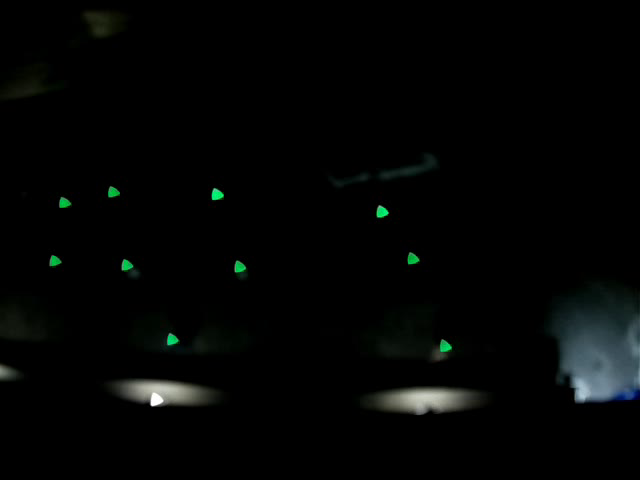
#> input picture media/test.png, 640 x 480 px
$ python -i detection.py   (imports and definitions only)
#> lines starting #> are read from the running program, lines starting #| are printed output that depends on the picture; after the words box and inside, x2 and y2 are one past the last pixel; in counts of white or black regions, pixels touching at a corner belong together
#> further down, picture is the input picture: shape (480, 640, 3); mean B, G, R 4.3, 4.9, 3.5
import cv2
import datetime
import imutils
import logging
import numpy as np
import sys

from typing import Any, List, Tuple, Optional, Union

# initialise logging to file
import logger

# defaults to bright green
MIN_DETECT_HSV = np.array([ 50, 100, 140], np.uint8)
MAX_DETECT_HSV = np.array([ 85, 255, 255], np.uint8)
MIN_DETECT_CONTOUR = 100
MAX_DETECT_CONTOUR = 400


def log_detected(boxes: List[Tuple[int, int, int, int]]) -> None:
    """
    Write detected boxes to logfile

    Side-effects
    ------
    Write to logfile
    """
    for i, box in enumerate(boxes):
        logging.info(f'{i+1}, {box}')

    logging.info(f"Found {len(boxes)} blobs in frame.")


# [109 lines left out: functions draw_bbox, draw_annotations, detect_blobs, not called in this run]


def detect_colour(
        frame: np.ndarray,
        min_hsv: np.ndarray = MIN_DETECT_HSV,
        max_hsv: np.ndarray = MAX_DETECT_HSV,
        min_contour: int    = MIN_DETECT_CONTOUR,
        max_contour: int    = MAX_DETECT_CONTOUR,
        dump: bool          = False
    ) -> List[Tuple[int, int, int, int]]:
    """
    Gets the initial regions of interest (ROIs) to be tracked, which are green
    LEDs in a dark image. Uses a conversion to hue-saturation-luminosity to pick
    out the green objects in the image, and a dilation filter to emphasise the
    point-sized ROIs into bigger objects.

    Params
    ------
    frame
        a single frame of a cv2.VideoCapture() or picamera stream
    min_contour, max_contour
        minimum and maximum perimeter a rectangle requires to be detected
    min_hsv, max_hsv
        numpy arrays of shape (3,) where the elements represent HSV values to
        be used as colour range for the objects to be detected

    Returns
    ------
        a list of tuples, with the coordinates of the bounding boxes of the
        detected objects

    Side-effects
    ------
        centre of mass coordinates are logged for the detected boxes
    """
#> called with min_hsv = array of shape (3,), max_hsv = array of shape (3,), min_contour = 100, max_contour = 400, dump = False
    # Convert the frame in RGB color space to HSV
    hsv_frame = cv2.cvtColor(frame, cv2.COLOR_BGR2HSV)
#> hsv_frame: shape (480, 640, 3); mean H, S, V 9.2, 22.9, 5.2

    # create image mask by selecting the range of green hues from the HSV image
    green_mask = cv2.inRange(hsv_frame, min_hsv, max_hsv)
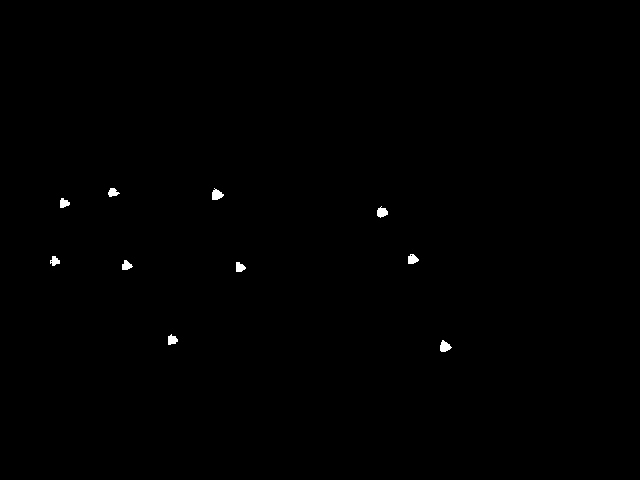
#> green_mask: shape (480, 640); 0.26% white; 10 white regions, largest, box (x1, y1, x2, y2) and area: (212, 188, 224, 200) 95, (440, 340, 452, 352) 94, (377, 206, 388, 218) 88

    if dump:
        cv2.imwrite('hsv_frame.jpg', hsv_frame)
        cv2.imwrite('green_mask.jpg', green_mask)

    # we look for punctiform green objects, so perform image dilation on mask
    # to emphasise these points
    kernel = np.ones((5, 5), "uint8")
    green_mask = cv2.dilate(green_mask, kernel)
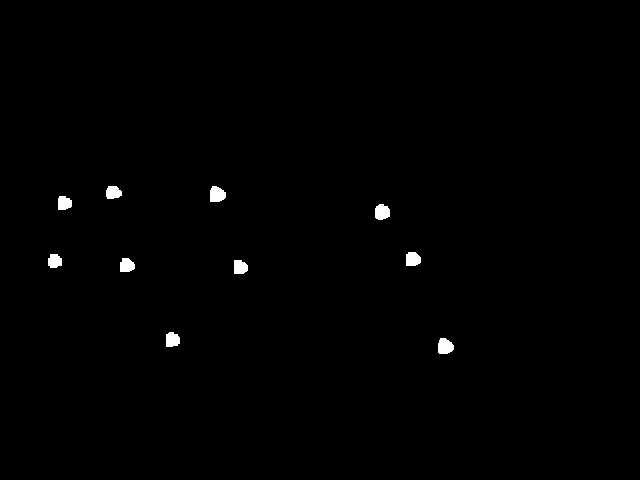
#> green_mask: shape (480, 640); 0.59% white; 10 white regions
    if dump:
        cv2.imwrite('green_mask_dilated.jpg', green_mask)

    res = cv2.bitwise_and(frame, frame, mask = green_mask)
    if dump:
        cv2.imwrite('img_masked.jpg', res)
    res = cv2.cvtColor(res, cv2.COLOR_BGR2GRAY)
#> res: shape (480, 640)

    # Find the contours of all green objects
    contours, hierarchy = cv2.findContours(res,
        cv2.RETR_TREE,
        cv2.CHAIN_APPROX_SIMPLE)
#> contours = 10 contours; largest, box (x1, y1, x2, y2) and area: (438, 338, 454, 354) 182, (375, 204, 390, 220) 166, (210, 186, 224, 202) 160, (406, 252, 421, 266) 155, (120, 258, 135, 272) 150

    bboxes = []
    # go through detected contours and reject if not the wrong size or shape
    for i, contour in enumerate(contours):
        box = cv2.contourArea(contour)
        if(box >= min_contour and box <= max_contour):
            x, y, w, h = cv2.boundingRect(contour)

            if (w / h >= 0.8 or w / h <= 1.2):
                bboxes.append((x, y, w, h))
#> this loop made 10 passes
#> (box, x, y, w, h) on passes 1 to 10: (181.5, 438, 338, 16, 16), (148.5, 166, 332, 14, 15), (139.5, 234, 260, 14, 14), (149.5, 120, 258, 15, 14), (133.5, 48, 254, 14, 14), (155, 406, 252, 15, 14), (166, 375, 204, 15, 16), (124, 58, 196, 14, 12), (160.5, 210, 186, 14, 16), (143.5, 106, 186, 16, 13)
#> after the loop, bboxes = [(438, 338, 16, 16), (166, 332, 14, 15), (234, 260, 14, 14), (120, 258, 15, 14), (48, 254, 14, 14), (406, 252, 15, 14), (375, 204, 15, 16), (58, 196, 14, 12), (210, 186, 14, 16), (106, 186, 16, 13)]

    log_detected(bboxes)
#> the loop in log_detected, `for i, box in enumerate(boxes):` made 10 passes

    return bboxes

>>> import cv2
>>> picture = cv2.imread('../media/test.png')
>>> result = detect_colour(picture)
#> result has the same summary as bboxes in detect_colour

$ run again, on media/tracked2.png
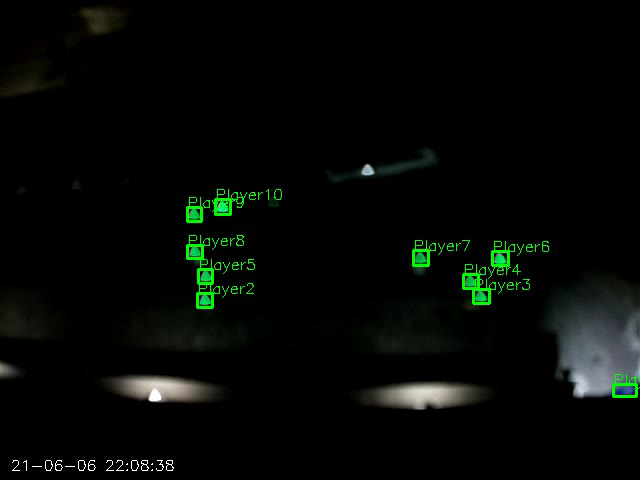
#> input picture media/tracked2.png, 640 x 480 px
#> picture is the input picture: shape (480, 640, 3); mean B, G, R 5.7, 8.4, 5.5
#> hsv_frame: shape (480, 640, 3); mean H, S, V 12.6, 33.7, 8.8
#> in detect_colour, `green_mask = cv2.inRange(hsv_frame, min_hsv, max_hsv)`:
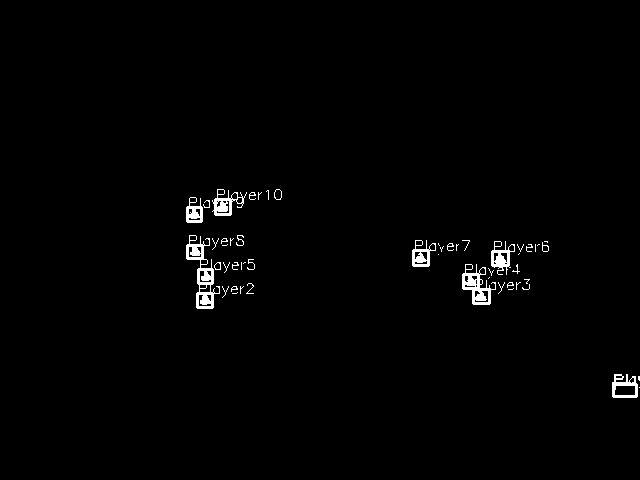
#> green_mask: shape (480, 640); 1.2% white; 52 white regions (33 under 20 px), largest, box (x1, y1, x2, y2) and area: (186, 235, 220, 309) 847, (462, 264, 496, 305) 589, (212, 189, 247, 216) 381
#> in detect_colour, `res = cv2.bitwise_and(frame, frame, mask = green_mask)`:
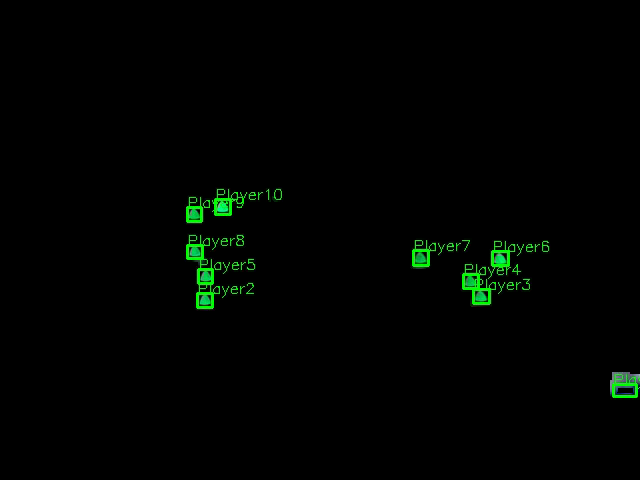
#> res: shape (480, 640, 3); mean B, G, R 0.8, 3.2, 0.6
#> contours = 57 contours, 50 with area under 20; largest, box (x1, y1, x2, y2) and area: (184, 233, 256, 311) 2947, (460, 240, 551, 307) 2842, (184, 187, 271, 225) 1592, (410, 238, 472, 269) 958, (610, 372, 640, 400) 747, (272, 187, 284, 202) 144, (616, 387, 634, 394) 96
#> the loop in detect_colour, `for i, contour in enumerate(contours):` made 57 passes
#> (box, x, y, w, h) on pass 46: (143.5, 272, 187, 12, 15)
#> after the loop in detect_colour, `for i, contour in enumerate(contours):`: bboxes = [(272, 187, 12, 15)]
#> the loop in log_detected, `for i, box in enumerate(boxes):` made 1 pass
